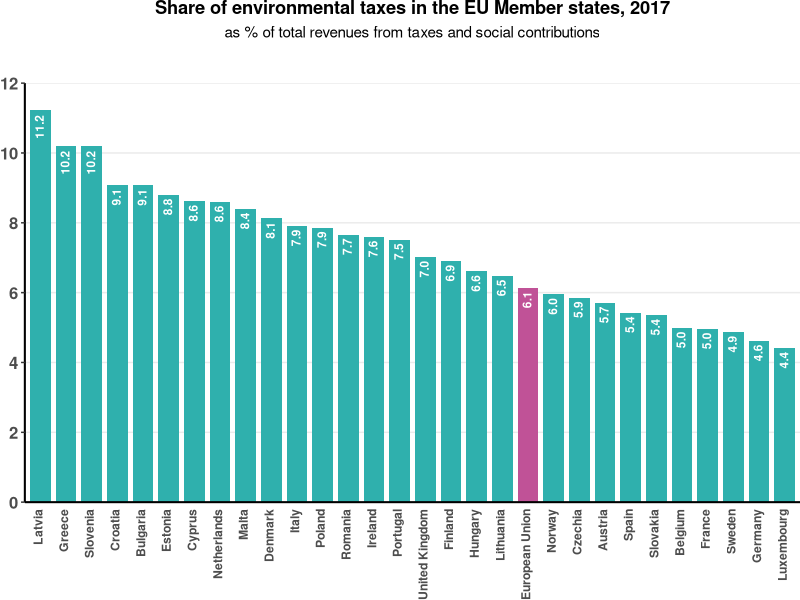

Recreate this plot in R.
## ---- chunk 1
 knitr::opts_chunk$set(echo = T, results = 'hide')
## ---- chunk 2
library(dplyr)
library(ggplot2)
data <- read.csv('data.csv', stringsAsFactors=FALSE)
data <- data[,-ncol(data)] %>% 
        filter(GEO != 'Switzerland' & grepl('Total environmental taxes',TAX) & grepl('total revenues',UNIT)) %>% 
        mutate(Value = as.numeric(Value)) %>% 
        na.omit() %>% 
        arrange(desc(Value)) 

data[grepl('FRG',data$GEO),'GEO'] <- 'Germany'
data[grepl('Union',data$GEO),'GEO'] <- 'European Union'
data$GEO <- factor(data$GEO, levels = data$GEO)

color <- rep('#2FB0AD',nrow(data))
color[data$GEO == 'European Union'] <- '#C05297'

p <- ggplot(data = data, aes(x = GEO, y = Value)) + 
  scale_y_discrete(limits = seq(0,12,2), expand = c(0,0)) +
  coord_cartesian(ylim = c(0, 12))+
  theme_bw()+
      geom_bar(stat = 'identity', fill = color, width = 0.8 ) + 
      geom_text(aes(label=formatC(data$Value, digits = 1, format = 'f')),
                colour ="White", fontface="bold", 
                size = 3, hjust =1.2,
                vjust = 0.4,angle = 90) +
      theme(panel.grid.major.x = element_blank(), 
            plot.title = element_text(face='bold',hjust = 0.5),
            plot.margin = margin(0,0,0,0),
            plot.subtitle = element_text(hjust = 0.5,  margin=margin(0,0,30,0)),
            axis.text.x = element_text(angle = 90, face='bold', hjust = 1, vjust=0.25), 
            axis.text.y = element_text(face="bold", size=12),
            panel.border = element_blank(),
            axis.line = element_line(size = 0.7),
            axis.ticks.x = element_blank(),
            axis.title.x = element_blank(),
            axis.title.y = element_blank()) +
      labs(title = 'Share of environmental taxes in the EU Member states, 2017',
           subtitle = 'as % of total revenues from taxes and social contributions')
p
